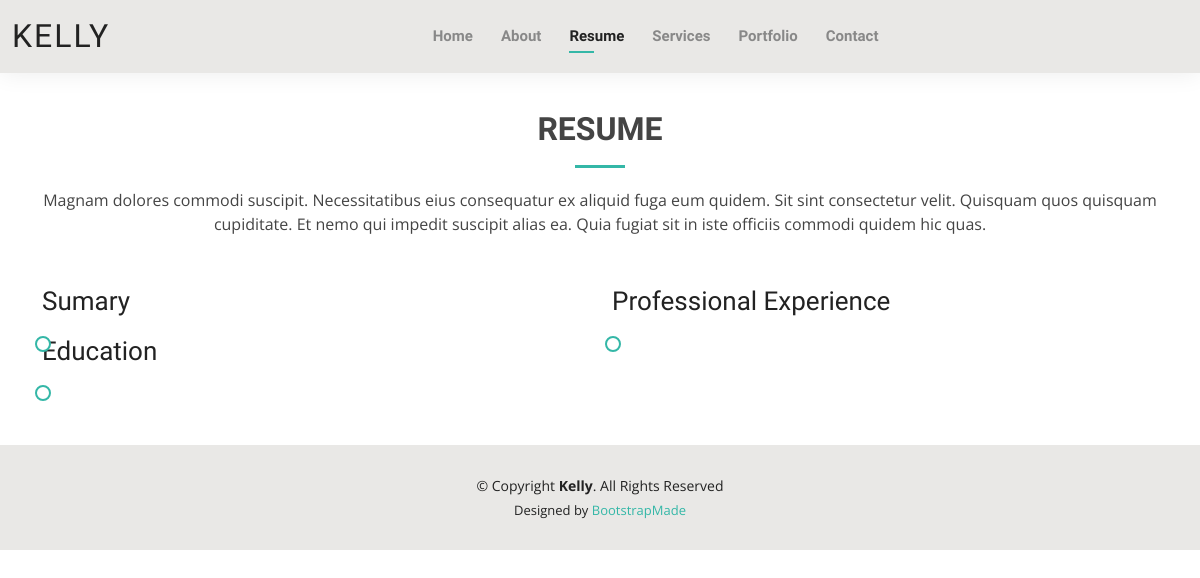
The page /resume/ on the database as committed earlier.
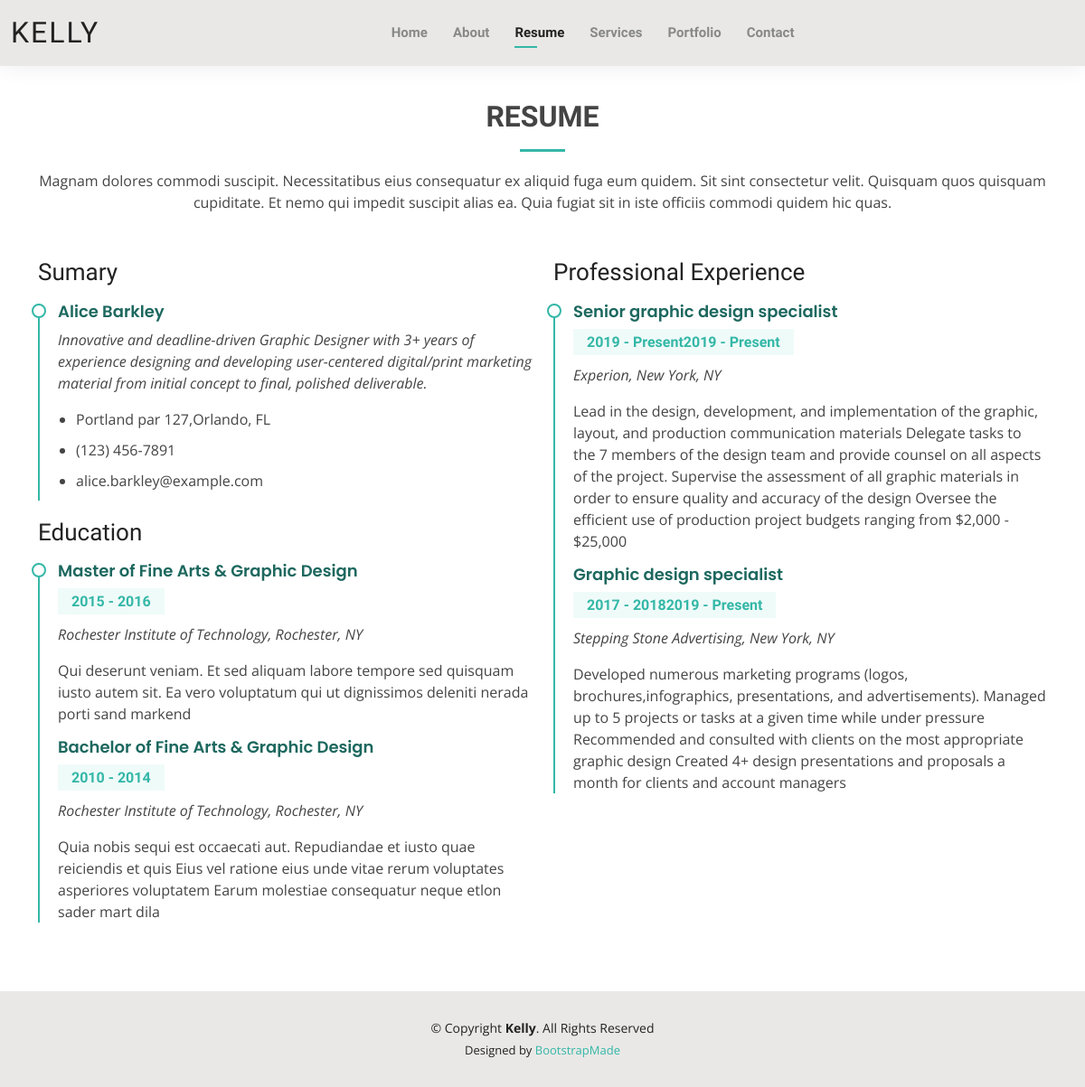
The same page on the database as committed later.
### main/models.py (models this page shows, shortened)
class Summary(models.Model):
    id = models.AutoField(primary_key=True)
    person_name = models.CharField(max_length=50)
    about_person =  models.TextField()
    person_address = models.CharField(max_length=50)
    person_phone = models.CharField(max_length=50)
    person_email = models.EmailField(max_length=50)

class Education(models.Model):
    id = models.AutoField(primary_key=True)
    education_degree = models.CharField(max_length=50)
    education_year = models.CharField(max_length=50)
    education_university = models.CharField(max_length=50)
    about_education =  models.TextField()

class Experience(models.Model):
    id = models.AutoField(primary_key=True)
    experience_degree = models.CharField(max_length=50)
    experience_year = models.CharField(max_length=50)
    experience_university = models.CharField(max_length=50)
    about_experience  = models.TextField()

### main/views.py (the view)
# urls.py: path('resume/', views.resume,name='resume'),
def resume(request):
    summaries = Summary.objects.all()
    educations = Education.objects.all()
    experiences = Experience.objects.all()
    title = 'Resume'
    context = {
        'summaries':summaries,
        'educations':educations,
        'experiences':experiences,
        'title':title
    }
    return render(request,'resume.html',context)

### templates/resume.html
{% extends 'base.html' %}
{% load static %}
{% block content %}
<main id="main">
  <section id="resume" class="resume">
    <div class="container" data-aos="fade-up">
      <div class="section-title">
        <h2>Resume</h2>
        <p>Magnam dolores commodi suscipit. Necessitatibus eius consequatur ex aliquid fuga eum quidem. Sit sint consectetur velit. Quisquam quos quisquam cupiditate. Et nemo qui impedit suscipit alias ea. Quia fugiat sit in iste officiis commodi quidem hic quas.</p>
      </div>
      <div class="row">
        <div class="col-lg-6">
          <h3 class="resume-title">Sumary</h3>
          <div class="resume-item pb-0">
        {% for summary in summaries %}
            <h4>{{ summary.person_name }}</h4>
            <p><em>{{ summary.about_person }}</em></p>
            <p>
            <ul>
              <li>{{ summary.person_address }}</li>
              <li>{{ summary.person_phone }}</li>
              <li>{{ summary.person_email }}</li>
            </ul>
            </p>
        {% endfor %}
          </div>
          <h3 class="resume-title">Education</h3>
          <div class="resume-item">
        {% for education in educations %}
            <h4>{{ education.education_degree }}</h4>
            <h5>{{ education.education_year }}</h5>
            <p><em>{{ education.education_university }}</em></p>
            <p>{{ education.about_education }}</p>
        {% endfor %}
          </div>
        </div>
        <div class="col-lg-6">
          <h3 class="resume-title">Professional Experience</h3>
          <div class="resume-item">
          {% for experience in experiences %}
            <h4>{{ experience.experience_degree }}</h4>
            <h5>{{ experience.experience_year }}2019 - Present</h5>
            <p><em>{{ experience.experience_university }}</em></p>
            <p>
              {{ experience.about_experience }}
            </p>
          {% endfor %}
          </div>
        </div>
      </div>
    </div>
  </section>
</main>
{% endblock content %}

Rows that differ between the two databases and show on the page:
added Summary: person_name "Alice Barkley", about_person "Innovative and deadline-driven Graphic Designer with 3+ years of experience designing and developing user-centered digital/print marketing material from initial concept to final, polished deliverable.", person_address "Portland par 127,Orlando, FL", person_phone "(123) 456-7891", person_email "alice.barkley@example.com"
added Education: education_degree "Master of Fine Arts & Graphic Design", education_year "2015 - 2016", education_university "Rochester Institute of Technology, Rochester, NY", about_education "Qui deserunt veniam. Et sed aliquam labore tempore sed quisquam iusto autem sit. Ea vero voluptatum qui ut dignissimos deleniti nerada porti sand markend"
added Education: education_degree "Bachelor of Fine Arts & Graphic Design", education_year "2010 - 2014", education_university "Rochester Institute of Technology, Rochester, NY", about_education "Quia nobis sequi est occaecati aut. Repudiandae et iusto quae reiciendis et quis Eius vel ratione eius unde vitae rerum voluptates asperiores voluptatem Earum molestiae consequatur neque etlon sader mart dila"
added Experience: experience_degree "Senior graphic design specialist", experience_year "2019 - Present", experience_university "Experion, New York, NY", about_experience "Lead in the design, development, and implementation of the graphic, layout, and production communication materials Delegate tasks to the 7 members of the design team and provide counsel on all aspects of the project. Supervise the assessment of all graphic materials in order to ensure quality and accuracy of the design Oversee the efficient use of production project budgets ranging from $2,000 - $25,000"
added Experience: experience_degree "Graphic design specialist", experience_year "2017 - 2018", experience_university "Stepping Stone Advertising, New York, NY", about_experience "Developed numerous marketing programs (logos, brochures,infographics, presentations, and advertisements). Managed up to 5 projects or tasks at a given time while under pressure Recommended and consulted with clients on the most appropriate graphic design Created 4+ design presentations and proposals a month for clients and account managers"
